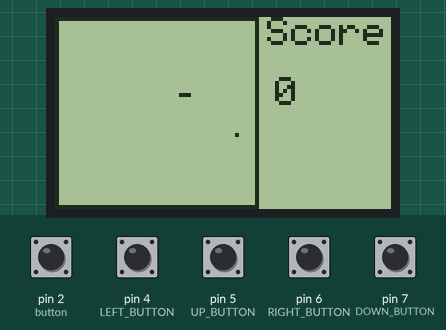
This sketch was run on a simulated Arduino Uno, built with avr-gcc and run on an emulated ATmega328P. Parts: 84×48 one-colour display. The inputs (shaded band) are chosen by the test bench; at power-on: pin 2 (button), pin 4 (LEFT_BUTTON), pin 5 (UP_BUTTON), pin 6 (RIGHT_BUTTON), pin 7 (DOWN_BUTTON) HIGH. Random numbers use the default seed unless the sketch sets one; what the sketch prints to the serial monitor is not drawn.

Above: at 1.2 s.
1.3 s: pin 2 (button) pulled LOW for 3.2 s
At 3.8 s:
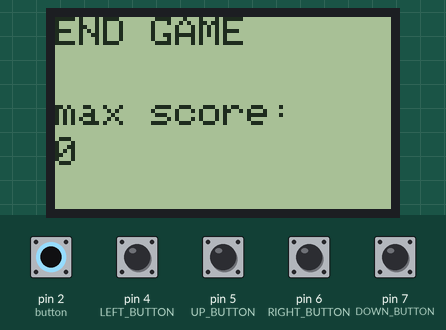
Timing chart, 0 to 5.3 s (numbered marks = the images above; inputs shaded):
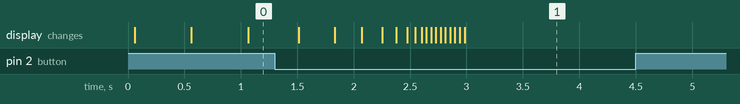

The sketch:

main_source.ino
```cpp
#include <SPI.h>
#include <Adafruit_GFX.h>
#include <Adafruit_PCD8544.h>
Adafruit_PCD8544 display = Adafruit_PCD8544(14, 15, 16);// DC/CE/RST
#define BOARD_WIDTH 51
#define BOARD_HEIGHT 48
#define max_snake_length 500
#define default_snake_pos 1000
#define UP_BUTTON 5
#define DOWN_BUTTON 7
#define RIGHT_BUTTON 6
#define LEFT_BUTTON 4
#define default_game_speed 500
#define max_game_speed 40
typedef enum {UP,DOWN,LEFT,RIGHT} direction;
enum snake_state{HIT_BODY, HIT_BORDER,HIT_FOOD,NO_HIT};
enum {NO_INTERRUPT, INTERRUPT_UP, INTERRUPT_DOWN, INTERRUPT_LEFT, INTERRUPT_RIGHT} interrupt_event;
void update_snake_pos(int* snake, int snake_length, direction snake_direction)
{
  for(int i=snake_length-1;i>=1;i--)
  {
    snake[i]=snake[i-1]; // update from tail to head
  }
  // update head
  switch( snake_direction)
  {
    case UP:
    {
      snake[0]=snake[0]-BOARD_WIDTH;
      break;
    }
    case DOWN:
    {
      snake[0]=snake[0]+BOARD_WIDTH;
      break;
    }
    case LEFT:
    {
      snake[0]=snake[0]-1;
      break;
    }
    case RIGHT:
    {
      snake[0]=snake[0]+1;
      break;
    }
  }
}
snake_state get_snake_state(int* snake, int snake_length,int food_pos)
{
  for(int i=1;i<snake_length;i++)
  {
    if(snake[0]==snake[i])
    {
      Serial.print(snake[0]);
      Serial.println("HIT BODY");
      return HIT_BODY; //Its head hit the body
    }
  }
  if((snake[0])%BOARD_WIDTH==0 || (snake[0] % BOARD_WIDTH)==(BOARD_WIDTH-1))
  {
    Serial.println("HIT BORDER");
    return HIT_BORDER; // SNAKE HITS SIDE BORDER
  }
  if(snake[0]<=BOARD_WIDTH)   {
    Serial.println("HIT BORDER");
    return HIT_BORDER;
  }  //snake hits upper border
  if(snake[0]>=(BOARD_WIDTH*(BOARD_HEIGHT-1)) && snake[0]<=((BOARD_WIDTH*BOARD_HEIGHT)-1)) {
    Serial.println("HIT BORDER");
    return HIT_BORDER;
  } // SNAKE HIT LOWER BORDER
  if(snake[0]==food_pos) return HIT_FOOD;
  else return NO_HIT;
}
void hit_food(int * snake,int * snake_length, int food_pos)
{
  for(int i=(*snake_length-1);i>=0;i--)
  {
    snake[i+1]=snake[i]; //make a room for new snake head
  }
  snake[0]=food_pos; //new snake_head
  *snake_length = *snake_length + 1;
}
void spawn_food(int *food_pos, int*snake, int snake_length)
{
  int spawn_border=0;
  int spawn_body=0;
  while(spawn_border==0||spawn_body==0)
  {
  *food_pos=random(BOARD_WIDTH+1,(BOARD_WIDTH-1)*(BOARD_HEIGHT-1)); // random on space we maybe able to spawn
  for(int i=0;i<snake_length;i++)
  {
    if(*food_pos==snake[i])
    {
      spawn_body=0;   // spawn on body=>respawn
      break;
    }
    else
    {
      spawn_body=1;  // good
    }
  }
  if( (*food_pos) % BOARD_WIDTH==0 ||
      (*food_pos) % BOARD_WIDTH==(BOARD_WIDTH-1) ||
      (*food_pos) <=BOARD_WIDTH ||
      ((*food_pos)>=(BOARD_WIDTH*(BOARD_HEIGHT-1)) && (*food_pos)<=((BOARD_WIDTH*BOARD_HEIGHT)-1))) spawn_border=0;  // spawn on border=> respawn
  else spawn_border=1; // good to go
  }
}
void game_over(int score)
{
  display.clearDisplay();
  display.setTextColor(BLACK);
  display.setTextSize(1);
  display.setCursor(0,0);
  display.print("END GAME");
  display.setCursor(0,20);
  display.setTextSize(0);
  display.print("max score:");
  display.setCursor(0,30);
  display.print(score);
  display.display();
  while(1);
}
void draw_board(int * snake, int snake_length,int food_pos, int score)
{
  display.clearDisplay();
  display.drawRect(0,0,BOARD_WIDTH,BOARD_HEIGHT,BLACK);
  for(int i=0;i<snake_length;i++)
  {
    display.drawPixel((int) snake[i]%BOARD_WIDTH,(int)snake[i]/BOARD_WIDTH,BLACK);
  }
  display.drawPixel((int) food_pos%BOARD_WIDTH,(int)food_pos/BOARD_WIDTH,BLACK);
  display.setTextColor(BLACK);
  display.setTextSize(0);
  display.setCursor(53,0);
  display.print("Score");
  display.setCursor(55,15);
  display.print(score);
  display.display();
}
void interrupt_handle()
{
  static uint64_t last_millis=0;
  if(millis()-last_millis>=5)
  {
      last_millis=millis();
      if(digitalRead(UP_BUTTON)==0)
      {
        interrupt_event=INTERRUPT_UP;
        return;
      }
      if(digitalRead(DOWN_BUTTON)==0)
      {
        interrupt_event=INTERRUPT_DOWN;
        return;
      }
      if(digitalRead(RIGHT_BUTTON)==0)
      {
        interrupt_event=INTERRUPT_RIGHT;
        return;
      }
      if(digitalRead(LEFT_BUTTON)==0)
      {
        interrupt_event=INTERRUPT_LEFT;
        return;
      }
  }
}
int can_increase_speed(direction snake_direction)
{
  switch(snake_direction)
  {
    case UP:
    {
      if(digitalRead(DOWN_BUTTON)==0) return 0; // can't increase speed because opposite movement
      else
      {
        if(digitalRead(2)==1) return 0; // can't incease speed because no button holding
        else return 1; // now we can
      }
      break; // just in case
    }
    case DOWN:
    {
      if(digitalRead(UP_BUTTON)==0) return 0; // can't increase speed because opposite movement
      else
      {
        if(digitalRead(2)==1) return 0; // can't incease speed because no button holding
        else return 1; // now we can
      }
      break; // just in case
    }
    case LEFT:
    {
      if(digitalRead(RIGHT_BUTTON)==0) return 0; // can't increase speed because opposite movement
      else
      {
        if(digitalRead(2)==1) return 0; // can't incease speed because no button holding
        else return 1; // now we can
      }
      break; // just in case
    }
    case RIGHT:
    {
      if(digitalRead(LEFT_BUTTON)==0) return 0; // can't increase speed because opposite movement
      else
      {
        if(digitalRead(2)==1) return 0; // can't incease speed because no button holding
        else return 1; // now we can
      }
      break; // just in case
    }
  }
  return 0;
}
void setup()
{
 pinMode(UP_BUTTON,INPUT_PULLUP);
 pinMode(DOWN_BUTTON,INPUT_PULLUP);
 pinMode(RIGHT_BUTTON,INPUT_PULLUP);
 pinMode(LEFT_BUTTON,INPUT_PULLUP);
 pinMode(2,INPUT_PULLUP);
 display.begin();
 display.setContrast(15);
 display.clearDisplay();
 display.drawRect(0,0,BOARD_WIDTH,BOARD_HEIGHT,WHITE);
 display.display();
 attachInterrupt(0,interrupt_handle,FALLING);
 randomSeed(analogRead(5)); // just read random noise to random spawn food
 Serial.begin(9600);
}
void loop()
{
 int food_pos=0;
 int SNAKE[max_snake_length];
 int current_snake_length=3;
 SNAKE[0]=default_snake_pos;
 SNAKE[1]=default_snake_pos-1;
 SNAKE[2]=default_snake_pos-2;
 direction current_snake_direction=RIGHT;
 spawn_food(&food_pos,SNAKE,current_snake_length); // spawn first food
 int game_speed=default_game_speed;
 int score=0;
 uint64_t last_update=millis();
 while(1)
 {
  if(millis()-last_update>=game_speed)
  {
  update_snake_pos(SNAKE,current_snake_length,current_snake_direction); // update_snake_position
  if(get_snake_state(SNAKE,current_snake_length,food_pos) == HIT_BORDER || get_snake_state(SNAKE,current_snake_length,food_pos)== HIT_BODY) game_over(score); //snake hit what it shouln't hit, end game here
  else
   {
    if( get_snake_state(SNAKE,current_snake_length,food_pos)==HIT_FOOD)
      {
        hit_food(SNAKE,&current_snake_length,food_pos);// HIT FOOD=NEW HEAD
        spawn_food(&food_pos,SNAKE,current_snake_length); // spawn new food
        score++;
        current_snake_length++;
        if(score>=max_snake_length-3) game_over(score);
      }
   }
   last_update=millis();
  }
   // now let check if there are any input
   if(interrupt_event!=NO_INTERRUPT)
   {
    switch(interrupt_event)
      {
        case INTERRUPT_UP:
          {
            if(current_snake_direction!=DOWN) current_snake_direction=UP;
            break;
          }
        case INTERRUPT_DOWN:
          {
            if(current_snake_direction!=UP) current_snake_direction=DOWN;
            break;
          }
        case INTERRUPT_LEFT:
          {
            if(current_snake_direction!=RIGHT) current_snake_direction=LEFT;
            break;
          }
        case INTERRUPT_RIGHT:
          {
            if(current_snake_direction!=LEFT) current_snake_direction=RIGHT;
            break;
          }
      }
     interrupt_event=NO_INTERRUPT;
   }
   // check if holding_button
   if(digitalRead(2)==0)
   {
    if(can_increase_speed(current_snake_direction)&&(game_speed>max_game_speed)) game_speed-=5; // let increase game speed :P
   }
   else game_speed=default_game_speed;
   // let display_board
   draw_board(SNAKE,current_snake_length,food_pos,score);
}
}
```
